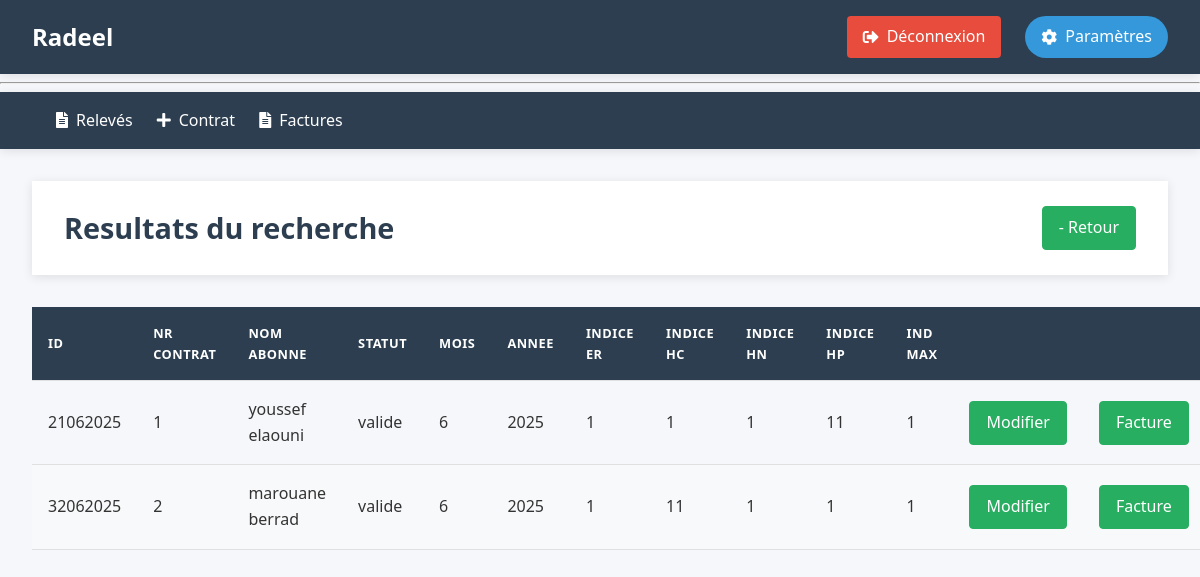
The app's page /2025-6/afficher (signed in) with its own data.
### tables this page shows
CREATE TABLE releves (
    id TEXT PRIMARY KEY NOT NULL,
    Nr_contrat INTEGER NOT NULL,
    mois INTEGER CHECK (mois BETWEEN 1 AND 12),
    annee INTEGER ,
    IER INTEGER CHECK(IER >= 0),-- Indicateur d'energie reactif
    IEA_HC INTEGER CHECK(IEA_HC >= 0),-- Indicateur d'energie active en heures creuses
    IEA_HN INTEGER CHECK(IEA_HN >= 0),-- Indicateur d'energie active en heures normales
    IEA_HP INTEGER CHECK(IEA_HP >= 0),-- Indicateur d'energie active en heures pleines
    RED_ER INTEGER DEFAULT 0,--Redressement d'energie reactif
    RED_EA_HC INTEGER DEFAULT 0,--Redressement d'energie active en heures creuses
    RED_EA_HN INTEGER DEFAULT 0,--Redressement d'energie active en heures normales
    RED_EA_HP INTEGER DEFAULT 0 ,--Redressement d'energie active en heures pleines
    IMAX INTEGER CHECK(IMAX >= 0),--Indicateur de maximum KW
    statut TEXT DEFAULT 'non valide' CHECK(statut IN ('valide', 'non valide')),
    FOREIGN KEY (Nr_contrat) REFERENCES contrats(Nr_contrat) ON DELETE CASCADE
    --UNIQUE(Nr_contrat, mois, annee) -- Assure qu'il n'y a qu'un relevé par mois et par contrat
);

CREATE TABLE contrats (
    Nr_contrat INTEGER PRIMARY KEY ,
    nom_abonne TEXT NOT NULL,
    Adresse TEXT NOT NULL,
    date_contrat DATE NOT NULL DEFAULT CURRENT_DATE,
    Secteur INTEGER NOT NULL,
    Puissance_souscrite INTEGER NOT NULL CHECK(Puissance_souscrite > 0),
    Puissance_installee INTEGER NOT NULL CHECK(Puissance_installee > 0),
    type_installation INTEGER NOT NULL CHECK(type_installation IN (1, 2, 12)),
    statut TEXT NOT NULL DEFAULT 'actif' CHECK(statut IN ('actif', 'resile', 'suspendu'))
);

### radeel/releve.py (the view)
@br.route("/<mois>/afficher")
def afficher(mois):
    db = get_db()
    date = get_date_from_mois(mois)
    if not date:
        return redirect(url_for('releve.index'))
    annee ,mois_= date
    releves = db.execute("""
        SELECT r.*, c.nom_abonne
        FROM releves r
        JOIN contrats c ON c.Nr_contrat = r.Nr_contrat
        WHERE r.mois = ? and r.annee = ?
    """, (mois_,annee,)).fetchall()
    return render_template("releves/afficher.html", releves=releves, mois=mois)

### radeel/auth.py (called while the page is built)
@bp.before_app_request
def load_logged_in_user():
    user_id = session.get('user_id')
    if user_id is None:
        g.user = None
    else:
        g.user = get_db().execute(
            'SELECT * FROM user WHERE id = ?', (user_id,)
        ).fetchone()

def login_required(view):
    @functools.wraps(view)
    def wrapped_view(**kwargs):
        if not session.get('authenticated'):
            return redirect(url_for('auth.login'))
        return view(**kwargs)
    return wrapped_view

### radeel/db.py (called while the page is built)
def get_db():
    if 'db' not in g:
        g.db = sqlite3.connect(
            current_app.config['DATABASE'],
            detect_types=sqlite3.PARSE_DECLTYPES
        )
        g.db.execute("PRAGMA foreign_keys = ON;")
        g.db.row_factory = sqlite3.Row
    return g.db

### radeel/releve.py (called while the page is built)
@br.before_request
@login_required
def before_request():
    pass

def get_date_from_mois(mois):
    try:
        annee,mois = map(int, mois.split("-"))
        if 1 <= mois <= 12:
            return  annee, mois
        else:
            raise ValueError("Mois invalide")
    except ValueError:
        flash("Format de mois invalide. Utilisez 'MM-AAAA'.", "error")
        return None

### radeel/templates/releves/afficher.html
{% extends 'base.html' %}
{% block header %}
    <h1>Resultats du recherche</h1>
    <a href="/" class="btn btn-success">- Retour</a>
{% endblock %}
{% block content %}
    <table cellpadding="5">
        <thead>
            <tr>
                <th>ID</th>
                <th>Nr contrat</th>
                <th>Nom abonne</th>
                <th>Statut</th>
                <th>Mois</th>
                <th>Annee</th>
                <th>Indice ER</th>
                <th>Indice HC</th>
                <th>Indice HN</th>
                <th>Indice HP</th>
                <th>Ind Max</th>
                <th></th>
                <th></th>
            </tr>
        </thead>
        <tbody>
            {% for r in releves %}
            <tr>
                <td>{{ r.Id}}</td>
                <td>{{ r.Nr_contrat }}</td>
                <td>{{ r.nom_abonne }}</td>
                <td>{{r.statut}}</td>
                <td>{{r.mois}}</td>
                <td>{{r.annee}}</td>
                <td>{{ r.IER }}</td>
                <td>{{ r.IEA_HC }}</td>
                <td>{{ r.IEA_HN }}</td>
                <td>{{ r.IEA_HP }}</td>
                <td>{{ r.imax }}</td>
                <td>
                    <a href="{{ url_for('releve.modifier', id=r.Id) }}" class="btn btn-success">Modifier</a>
                </td>
                <td>
                    <a href="{{ url_for('releve.calculer', id=r.Id) }}" class="btn btn-success">Facture</a>
                </td>
            </tr>
            {% endfor %}
        </tbody>
    </table>
{% endblock %}

### radeel/static/style.css (style rules this page uses)
:root { --primary-color: #2c3e50; --secondary-color: #3498db; --accent-color: #e74c3c; --light-color: #ecf0f1; --dark-color: #2c3e50; --success-color: #27ae60; --warning-color: #f39c12; --text-color: #333; --text-light: #95a5a6; --border-radius: 4px; --box-shadow: 0 2px 10px rgba(0, 0, 0, 0.1); --transition: all 0.3s ease; }
body { font-family: 'Segoe UI', Tahoma, Geneva, Verdana, sans-serif; line-height: 1.6; color: var(--text-color); background-color: #f5f7fa; padding: 0; margin: 0; }
header h1 { margin: 0; color: var(--dark-color); font-size: 1.8rem; }
.btn { display: inline-block; padding: 0.5rem 1rem; border-radius: var(--border-radius); text-decoration: none; font-weight: 500; transition: all 0.3s ease; }
.btn-success { background-color: var(--success-color); color: white; border: 1px solid var(--success-color); }
table { width: 100%; border-collapse: collapse; margin-top: 1rem; }
th, td { padding: 1rem; text-align: left; border-bottom: 1px solid #e0e0e0; }
th { background-color: var(--primary-color); color: white; font-weight: 600; text-transform: uppercase; font-size: 0.8rem; letter-spacing: 0.5px; }
tr:nth-child(even) { background-color: #f8f9fa; }
body { font-family: 'Segoe UI', Tahoma, Geneva, Verdana, sans-serif; line-height: 1.6; color: var(--text-color); background-color: #f5f7fa; margin: 0; padding: 0; min-height: 100vh; }

### records on screen
releves: Id "21062025", Nr_contrat "1", nom_abonne "youssef elaouni", statut "valide", mois "6", annee "2025", IER "1", IEA_HC "1", IEA_HN "1", IEA_HP "11", imax "1"
releves: Id "32062025", Nr_contrat "2", nom_abonne "marouane berrad", statut "valide", mois "6", annee "2025", IER "1", IEA_HC "11", IEA_HN "1", IEA_HP "1", imax "1"
